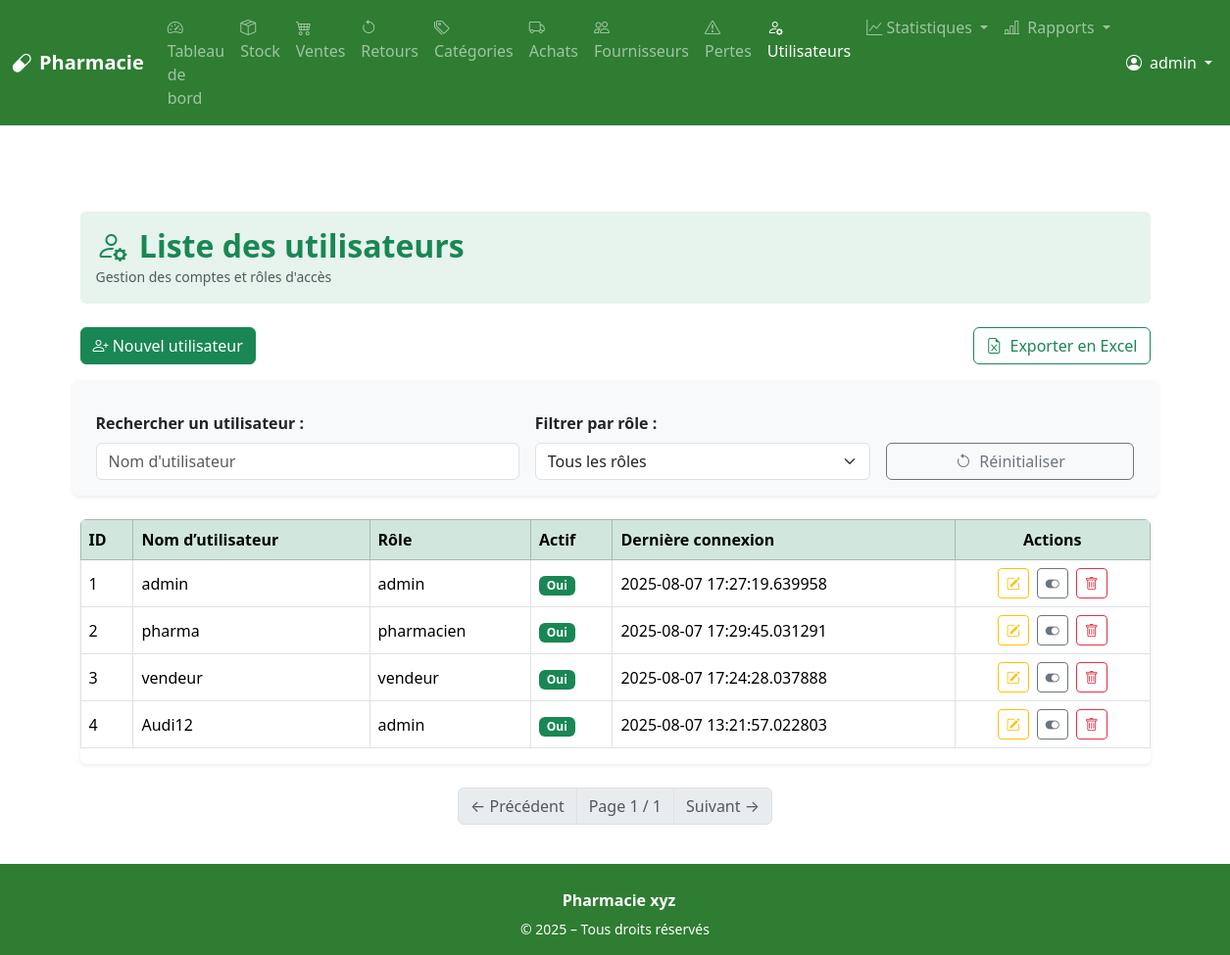
/admin/admin/users (signed in), run on an earlier commit of the app's database.
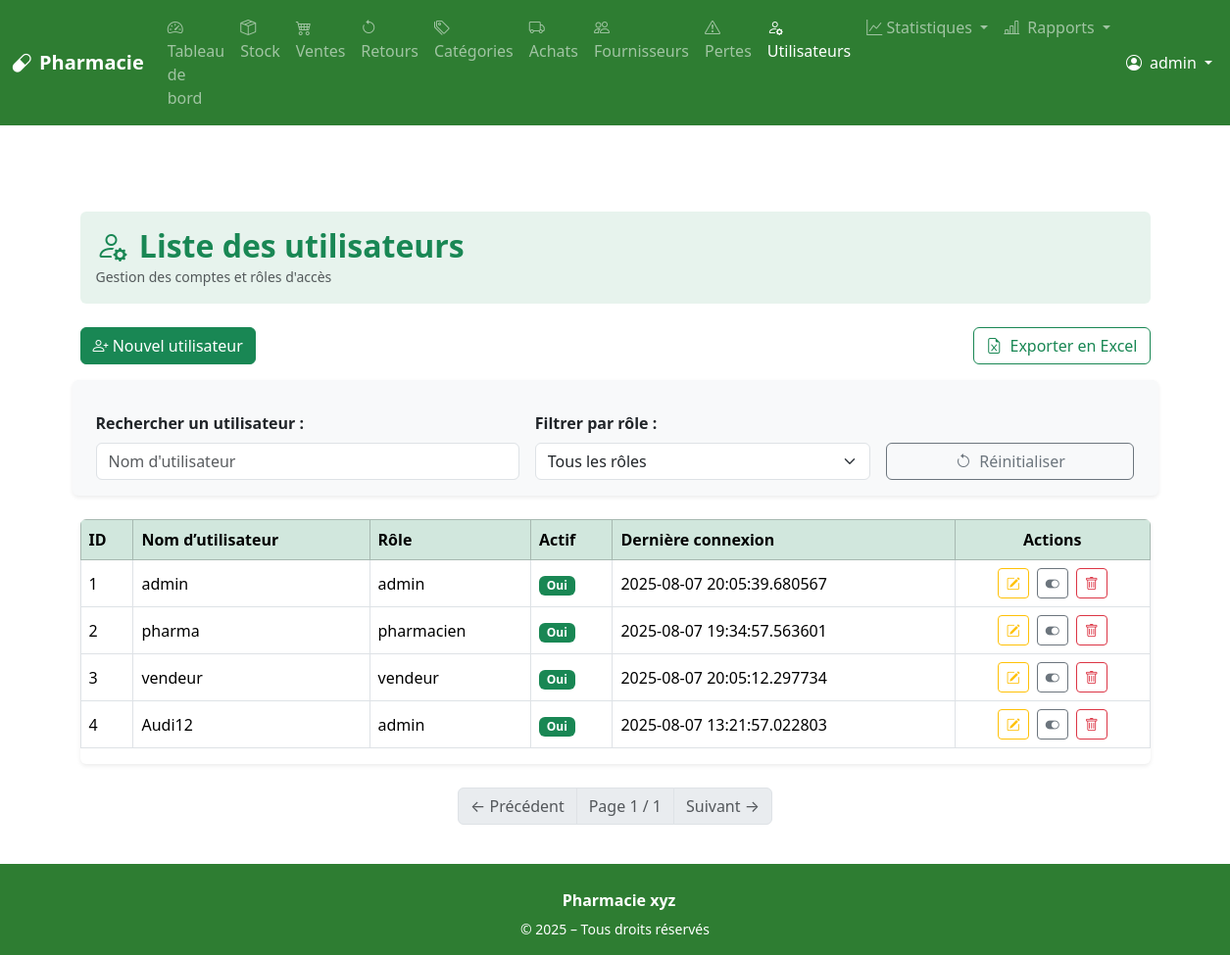
And on a later commit of the database.
### app/models.py (models this page shows, shortened)
class User(UserMixin, db.Model):
    id = db.Column(db.Integer, primary_key=True)
    username = db.Column(db.String(80), unique=True, nullable=False)
    password = db.Column(db.String(200), nullable=False)
    role = db.Column(db.String(20), nullable=False)  # admin, pharmacien, vendeur...
    is_active = db.Column(db.Boolean, default=True)
    last_login = db.Column(db.DateTime, nullable=True)
    sales = db.relationship('Sale', back_populates='user')

### app/routes/admin.py (the view)
@bp.route('/admin/users')
@login_required
@role_required('admin')
def list_users():
    search = request.args.get('search', '')
    role_filter = request.args.get('role', '')
    page = request.args.get('page', 1, type=int)
    per_page = 10  # Nombre de catégories par page
    query = User.query
    if search:
        query = query.filter(User.username.ilike(f"%{search}%"))
    if role_filter:
        query = query.filter_by(role=role_filter)
    pagination = query.order_by(User.id).paginate(page=page, per_page=per_page)
    users = pagination.items
    delete_form = DeleteUserForm()
    return render_template('admin/user_list.html', users=users, pagination=pagination, search=search, role_filter=role_filter, delete_form=delete_form)

### app/forms.py
class DeleteUserForm(FlaskForm):
    pass

### app/routes/auth.py (called while the page is built)
@login_manager.user_loader
def load_user(user_id):
    return User.query.get(int(user_id))

### app/templates/admin/user_list.html (shortened to what this page needs)
{% extends "base.html" %}
{% block content %}
<div class="container mt-5">
    <div class="bg-success bg-opacity-10 p-3 rounded mb-4">
        <h2 class="text-success fw-bold mb-0"><i class="bi bi-person-gear me-1"></i> Liste des utilisateurs</h2>
        <small class="text-muted">Gestion des comptes et rôles d'accès</small>
    </div>
    <div class="d-flex justify-content-between mb-3 flex-wrap gap-2">
        <a href="{{ url_for('admin.create_user') }}" class="btn btn-success">
            <i class="bi bi-person-plus"></i> Nouvel utilisateur
        </a>
        <a href="{{ url_for('admin.export_users', search=search, role=role_filter) }}" class="btn btn-outline-success">
            <i class="bi bi-file-earmark-excel me-1"></i> Exporter en Excel
        </a>
    </div>
    <form method="get" class="row g-3 mb-4 align-items-end shadow-sm p-3 rounded bg-light mt-3">
    <div class="col-md-5">
        <label for="search" class="form-label fw-semibold">Rechercher un utilisateur :</label>
        <input type="text" name="search" id="search" class="form-control"
            placeholder="Nom d'utilisateur"
            value="{{ search }}" oninput="this.form.submit()">
    </div>
    <div class="col-md-4">
        <label for="role" class="form-label fw-semibold">Filtrer par rôle :</label>
        <select name="role" id="role" class="form-select" onchange="this.form.submit()">
        <option value="">Tous les rôles</option>
        </select>
    </div>
    <div class="col-md-3 d-grid">
        <a href="{{ url_for('admin.list_users') }}" class="btn btn-outline-secondary mt-1">
        <i class="bi bi-arrow-counterclockwise me-1"></i> Réinitialiser
        </a>
    </div>
    </form>
    <div class="table-responsive shadow-sm rounded">
        <table class="table table-bordered table-hover align-middle">
            <thead class="table-success">
                <tr>
                    <th>ID</th>
                    <th>Nom d’utilisateur</th>
                    <th>Rôle</th>
                    <th>Actif</th>
                    <th>Dernière connexion</th>
                    <th class="text-center">Actions</th>
                </tr>
            </thead>
            <tbody>
                {% for user in users %}
                <tr>
                    <td>{{ user.id }}</td>
                    <td>{{ user.username }}</td>
                    <td>{{ user.role }}</td>
                    <td>
                        {% if user.is_active %}
                            <span class="badge bg-success">Oui</span>
                        {% else %}
                            <span class="badge bg-danger">Non</span>
                        {% endif %}
                    </td>
                    <td>{{ user.last_login }}</td>
                    <td class="text-center">
                        <div class="d-flex justify-content-center gap-2 flex-wrap">
                            <a href="{{ url_for('admin.edit_user', user_id=user.id) }}"
                               class="btn btn-sm btn-outline-warning" title="Modifier">
                                <i class="bi bi-pencil-square"></i>
                            </a>
                            <button type="button" class="btn btn-sm btn-outline-secondary"
                                    data-bs-toggle="modal" data-bs-target="#toggleModal{{ user.id }}"
                                    title="{% if user.is_active %}Désactiver{% else %}Activer{% endif %}">
                                <i class="bi bi-toggle-{{ 'on' if user.is_active else 'off' }}"></i>
                            </button>
                            <button type="button" class="btn btn-sm btn-outline-danger"
                                    data-bs-toggle="modal" data-bs-target="#deleteModal{{ user.id }}"
                                    title="Supprimer">
                                <i class="bi bi-trash"></i>
                            </button>
                        </div>
                    </td>
                </tr>
                {% else %}
                <tr>
                    <td colspan="5" class="text-center text-muted py-3">Aucun utilisateur trouvé.</td>
                </tr>
                {% endfor %}
            </tbody>
        </table>
    </div>
    <nav class="mt-4">
        <ul class="pagination justify-content-center">
        {% if pagination.has_prev %}
        <li class="page-item">
            <a class="page-link text-success" href="?page={{ pagination.prev_num }}&search={{ search_query }}">← Précédent</a>
        </li>
        {% else %}
        <li class="page-item disabled"><span class="page-link">← Précédent</span></li>
        {% endif %}
        <li class="page-item disabled">
            <span class="page-link">Page {{ pagination.page }} / {{ pagination.pages }}</span>
        </li>
        {% if pagination.has_next %}
        <li class="page-item">
            <a class="page-link text-success" href="?page={{ pagination.next_num }}&search={{ search_query }}">Suivant →</a>
        </li>
        {% else %}
        <li class="page-item disabled"><span class="page-link">Suivant →</span></li>
        {% endif %}
        </ul>
    </nav>
</div>
{% endblock %}

### app/templates/base.html (shortened to what this page needs)
<!DOCTYPE html>
<html lang="fr">
<head>
    <link href="https://cdn.jsdelivr.net/npm/bootstrap@5.3.3/dist/css/bootstrap.min.css" rel="stylesheet" />
    <link href="https://cdn.jsdelivr.net/npm/bootstrap-icons@1.11.1/font/bootstrap-icons.css" rel="stylesheet">
</head>
<body>
<nav class="navbar navbar-expand-lg navbar-dark" style="background-color: #2e7d32;">
  <div class="container-fluid">
    <a class="navbar-brand fw-bold" href="{{ url_for('dashboard.dashboard') }}">
      <i class="bi bi-capsule me-2"></i>Pharmacie
    </a>
    <div class="collapse navbar-collapse" id="navMenu">
      {% if current_user.is_authenticated %}
      <ul class="navbar-nav me-auto mb-2 mb-lg-0">
        <li class="nav-item">
          <a class="nav-link {% if request.endpoint == 'dashboard.dashboard' %}active{% endif %}" href="{{ url_for('dashboard.dashboard') }}">
            <i class="bi bi-speedometer2 me-1"></i> Tableau de bord
          </a>
        </li>
        <li class="nav-item">
          <a class="nav-link {% if request.endpoint == 'drug.list_drugs' %}active{% endif %}" href="{{ url_for('drug.list_drugs') }}">
            <i class="bi bi-box-seam me-1"></i> Stock
          </a>
        </li>
        <li class="nav-item">
          <a class="nav-link {% if request.endpoint == 'sale.list_sales' %}active{% endif %}" href="{{ url_for('sale.list_sales') }}">
            <i class="bi bi-cart4 me-1"></i> Ventes
          </a>
        </li>
        {% if current_user.role in ['admin', 'pharmacien'] %}
        <li class="nav-item">
          <a class="nav-link {% if request.endpoint == 'sale.list_returns' %}active{% endif %}" href="{{ url_for('sale.list_returns') }}">
            <i class="bi bi-arrow-counterclockwise me-1"></i> Retours
          </a>
        </li>
        {% endif %}
        {% if current_user.role == 'admin' %}
         <li class="nav-item">
          <a class="nav-link {% if request.endpoint == 'category.list_categories' %}active{% endif %}" href="{{ url_for('category.list_categories') }}">
            <i class="bi bi-tags me-1"></i> Catégories
          </a>
        </li>
        <li class="nav-item">
          <a class="nav-link {% if request.endpoint == 'purchase.list_purchases' %}active{% endif %}" href="{{ url_for('purchase.list_purchases') }}">
            <i class="bi bi-truck me-1"></i> Achats
          </a>
        </li>
        <li class="nav-item">
          <a class="nav-link {% if request.endpoint == 'supplier.list_suppliers' %}active{% endif %}" href="{{ url_for('supplier.list_suppliers') }}">
            <i class="bi bi-people me-1"></i> Fournisseurs
          </a>
        </li>
        <li class="nav-item">
          <a class="nav-link {% if request.endpoint == 'drug.list_losses' %}active{% endif %}" href="{{ url_for('drug.list_losses') }}">
            <i class="bi bi-exclamation-triangle me-1"></i> Pertes
          </a>
        </li>
        <li class="nav-item">
          <a class="nav-link {% if request.endpoint == 'admin.list_users' %}active{% endif %}" href="{{ url_for('admin.list_users') }}">
            <i class="bi bi-person-gear me-1"></i> Utilisateurs
          </a>
        </li>
        <li class="nav-item dropdown">
          <a class="nav-link dropdown-toggle" href="#" id="statsDropdown" role="button" data-bs-toggle="dropdown">
            <i class="bi bi-graph-up"></i> Statistiques
          </a>
        </li>
        <li class="nav-item dropdown">
            <a class="nav-link dropdown-toggle" href="#" id="rapportDropdown" role="button" data-bs-toggle="dropdown" aria-expanded="false">
                <i class="bi bi-bar-chart-line me-1"></i> Rapports
            </a>
        </li>
        {% endif %}
      </ul>
      <ul class="navbar-nav ms-auto align-items-center">
        <li class="nav-item dropdown">
          <a class="nav-link dropdown-toggle text-white" href="#" id="userDropdown" role="button" data-bs-toggle="dropdown" aria-expanded="false">
            <i class="bi bi-person-circle me-1"></i> {{ current_user.username }}
          </a>
        </li>
      </ul>
      {% endif %}
    </div>
  </div>
</nav>
<main class="flex-grow-1 py-4">
    <div class="container mt-4">
        {% block content %}{% endblock %}
    </div>
</main>
  {% include 'footer.html' %}
</body>
</html>

### app/templates/footer.html (shortened to what this page needs)
<footer class="text-white py-3" style="background-color: #2e7d32;">
  <div class="container text-center d-flex flex-column align-items-center">
    <div>
      <span class="fw-bold">Pharmacie xyz</span>
    </div>
    <small class="mt-1">&copy; {{ current_year }} – Tous droits réservés</small>
  </div>
</footer>

### app/templates/base.html (style rules this page uses)
html, body { height: 100%; }
body { display: flex; flex-direction: column; }
main { flex: 1; }

What changed in the data, as far as the page shows it:
changed User id 1: last_login "2025-08-07 17:27:19.639958" → "2025-08-07 20:05:39.680567"
changed User "pharma": last_login "2025-08-07 17:29:45.031291" → "2025-08-07 19:34:57.563601"
changed User "vendeur": last_login "2025-08-07 17:24:28.037888" → "2025-08-07 20:05:12.297734"
